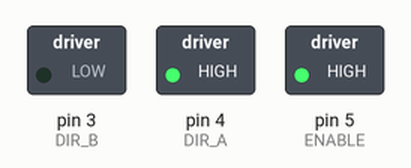
This sketch was run on a simulated Arduino Uno, built with avr-gcc and run on an emulated ATmega328P. On the bench: switched loads named in the sketch (green lamp = pin HIGH).

Above: at 1.0 s.
At 3.0 s:
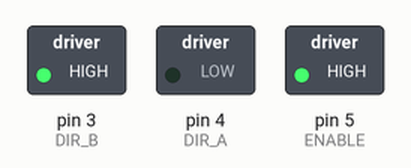
Timing chart, 0 to 5.2 s (numbered marks = the images above):
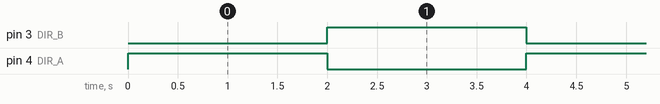

The sketch:

MotorSteuernUnterprogramme.ino
```cpp
#define ENABLE 5
#define DIR_A 4
#define DIR_B 3

void setup()
{
    pinMode(ENABLE, OUTPUT);
    pinMode(DIR_A, OUTPUT);
    pinMode(DIR_B, OUTPUT);

    // enable driver
    digitalWrite(ENABLE, HIGH);
    stop();
}

void loop()
{
    forward();
    delay(2000);
    backward();
    delay(2000);
}

void forward()
{
    stop();
    digitalWrite(DIR_A, HIGH);
    digitalWrite(DIR_B, LOW);
}

void backward()
{
    stop();
    digitalWrite(DIR_A, LOW);
    digitalWrite(DIR_B, HIGH);
}

void stop()
{
    digitalWrite(DIR_A, LOW);
    digitalWrite(DIR_B, LOW);
}
```

Measured:
- by itself, pin 3 (DIR_B), pin 4 (DIR_A): alternates HIGH for 2.0 s and LOW for 2.0 s
